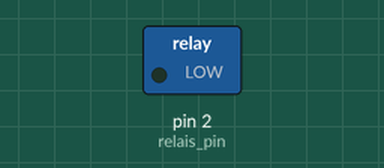
A sketch run on a simulated Arduino Uno, built with avr-gcc and run on an emulated ATmega328P. Parts: switched loads named in the sketch (green lamp = pin HIGH).

Above: at 0.1 s.
At 0.6 s:
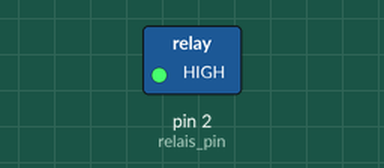
Timing chart, 0 to 22.0 s (numbered marks = the images above):
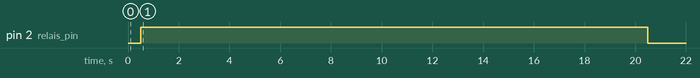

The sketch:

home-watering.ino
```cpp
#include <LowPower.h>

#define humidity_sensor_pin A1
#define humidity_sensor_vcc 13
#define relais_pin 2
#define second 1000 // 1000 ms
#define secondsInHour 3600
#define targetHumidity 600

void setup() {
  for (byte i = 0; i <= A5; i++) {
    pinMode (i, INPUT);    // changed as per below
    digitalWrite (i, LOW); // ditto
  }
  // Init the humidity sensor board
  pinMode(humidity_sensor_vcc, OUTPUT);
  digitalWrite(humidity_sensor_vcc, LOW);
  pinMode(relais_pin, OUTPUT);
  digitalWrite(relais_pin, LOW);
}

void water(int delta) {
  int sleepTime = 20;
  if (delta > 500) {
    sleepTime = 60;
  } else if (delta > 400) {
    sleepTime = 45;
  } else if (delta > 300) {
    sleepTime = 35;
  } else if (delta > 200) {
    sleepTime = 30;
  } else if (delta > 100) {
    sleepTime = 25;
  }
  digitalWrite(relais_pin, HIGH);
  for (int i = 0; i < sleepTime; i++) {
    delay(second);
  }
  digitalWrite(relais_pin, LOW);
}

inline int read_humidity_sensor() {
  int measuringDelay = 500;
  digitalWrite(humidity_sensor_vcc, HIGH);
  delay(measuringDelay);
  int value = analogRead(humidity_sensor_pin);
  digitalWrite(humidity_sensor_vcc, LOW);

  return 1023 - value;
}

void sleepHours(int hours) {
  pinMode(humidity_sensor_vcc, INPUT);
  pinMode(relais_pin, INPUT);
  for (int h = 0; h < hours; h++) {
    for (int i = 0; i < secondsInHour / 8; i++) {
      LowPower.powerDown(SLEEP_8S, ADC_OFF, BOD_OFF);
    }
    // make sure that everything is off
    digitalWrite(humidity_sensor_vcc, LOW);
    digitalWrite(relais_pin, LOW);
  }

  pinMode(humidity_sensor_vcc, OUTPUT);
  pinMode(relais_pin, OUTPUT);
  digitalWrite(humidity_sensor_vcc, LOW);
  digitalWrite(relais_pin, LOW);
}

void loop() {
  int humidity = read_humidity_sensor();

  if (humidity < targetHumidity) {
    water(targetHumidity - humidity);
  }

  sleepHours(12);
}
```

Measured:
- by itself, pin 2 (relais_pin): LOW → HIGH at 0.50 s, → LOW 20.0 s later
